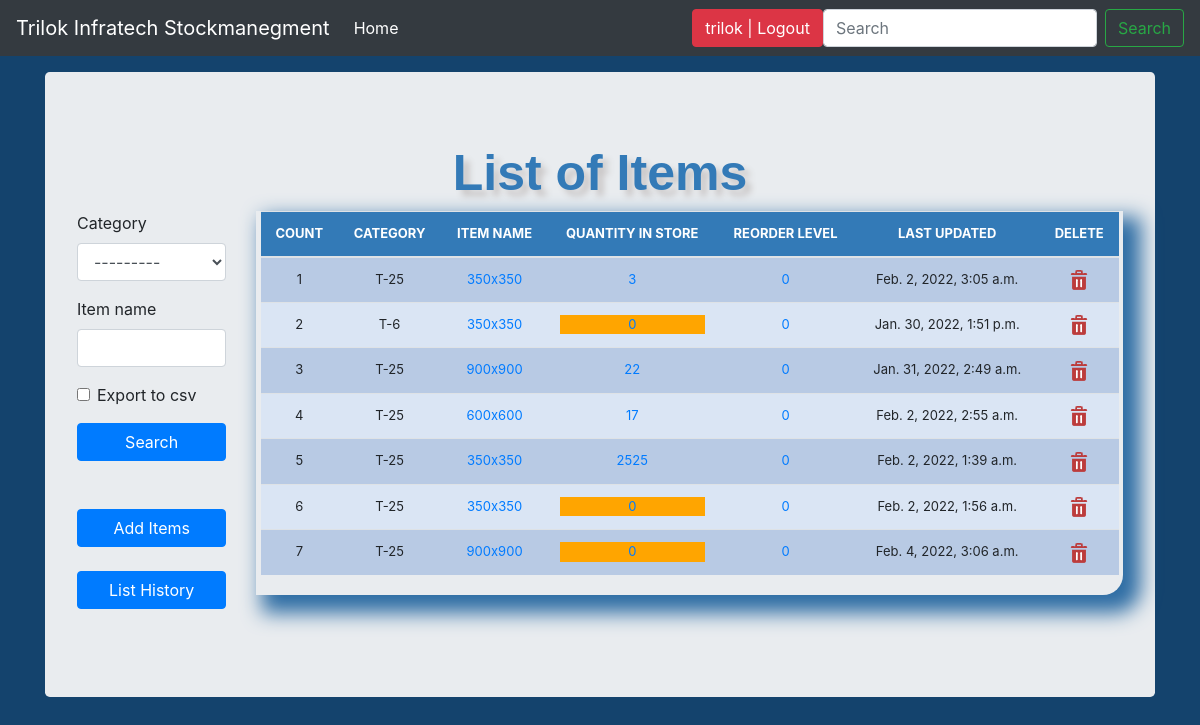
The app's page /list_items/ (signed in) with its own data.
### stockmgmt/models.py (models this page shows, shortened)
class Stock(models.Model):
	category = models.CharField(max_length=50, blank=True, null=True, choices=category_choice)
	item_name = models.CharField(max_length=50, blank=True, null=True)
	quantity = models.IntegerField(default='0', blank=True, null=True)
	receive_quantity = models.IntegerField(default='0', blank=True, null=True)
	receive_by = models.CharField(max_length=50, blank=True, null=True)
	issue_quantity = models.IntegerField(default='0', blank=True, null=True)
	issue_by = models.CharField(max_length=50, blank=True, null=True)
	issue_to = models.CharField(max_length=50, blank=True, null=True)
	phone_number = models.CharField(max_length=50, blank=True, null=True)
	created_by = models.CharField(max_length=50, blank=True, null=True)
	reorder_level = models.IntegerField(default='0', blank=True, null=True)
	last_updated = models.DateTimeField(auto_now_add=False, auto_now=True)
	timestamp = models.DateTimeField(auto_now_add=True, auto_now=False)
	export_to_CSV = models.BooleanField(default=False)

### stockmgmt/views.py (the view, shortened to what this page needs)
# urls.py: path('list_items/', views.list_items, name='list_items'),
@login_required
def list_items(request):
	header = 'List of Items'
	form = StockSearchForm(request.POST or None)
	queryset = Stock.objects.all()
	context = {
		"header": header,
		"queryset": queryset,
		"form": form,
	}
	return render(request, "list_items.html", context)

### stockmgmt/forms.py
class StockSearchForm(forms.ModelForm):
	export_to_CSV = forms.BooleanField(required=False)
	class Meta:
		model = Stock
		fields = ['category', 'item_name']

### stockmgmt/templates/list_items.html (shortened to what this page needs)
{% load static %}
{% load crispy_forms_tags %}
<!DOCTYPE html>
<html lang="en">
<head>
    <link rel="stylesheet" href="https://cdn.jsdelivr.net/npm/bootstrap@4.5.3/dist/css/bootstrap.min.css"
>
    <link href="{% static 'css/stylesheet.css' %}" rel="stylesheet">
    <link href="navbar-top-fixed.css" rel="stylesheet">
</head>
<body>
    {% include 'navbar.html' %}
    <main role="main" class="container">
        <div class="jumbotron">
            <div class="header">{{header}}</div>
            <div class="row">
                <div class="col-sm-2">
                    <form method="Post" action=''>{% csrf_token %}
                        {{form|crispy}}
                        <input class="btn btn-primary mybutton" type="submit" value='Search'>
                    </form>
                    <br><br>
                    <a href="/add_items">
                        <div class="btn btn-primary mybutton">Add Items</div>
                    </a><br><br>
                    <a href="/list_history">
                        <div class="btn btn-primary mybutton">List History</div>
                    </a><br>
                    <br>
                </div>
                <br>
                <div class="col-sm-10">
                    <div class="display_table">
                        <table class='table'>
                            <thead>
                                <tr>
                                    <th>COUNT</th>
                                    <th>CATEGORY</th>
                                    <th>ITEM NAME</th>
                                    <th>QUANTITY IN STORE</th>
                                    <th>REORDER LEVEL</th>
                                    <th>LAST UPDATED</th>
                                    <th>DELETE</th>
                                </tr>
                            </thead>
                            {% for instance in queryset %}
                            <tr>
                                <td>{{forloop.counter}}</td>
                                <td>{{instance.category}}</td>
                                <td><a href="{% url 'update_items' instance.id %}">{{instance.item_name}}</a></td>
                                <td>
                                    {% if instance.quantity <= instance.reorder_level %} <div
                                        style="background-color: orange;">
                                        <a href="{% url 'stock_detail' instance.id %}">{{instance.quantity}}</a>
                    </div>
                    {% else %}
                    <a href="{% url 'stock_detail' instance.id %}">{{instance.quantity}}</a>
                    {% endif %}
                    </td>
                    <td><a href="{% url 'reorder_level' instance.id %}">{{instance.reorder_level}}</a></td>
                    <td>{{instance.last_updated}}</td>
                    <td><a href="{% url 'delete_items' instance.id %}"><img src="{% static 'img/de.png' %}"> </a></td>
                    </tr>
                    {% endfor %}
                    </table>
                </div>
            </div>
        </div>
        </div>
    </main>
</body>
</html>

### stockmgmt/templates/navbar.html (shortened to what this page needs)
<nav class="navbar navbar-expand-md navbar-dark fixed-top bg-dark">
    <a class="navbar-brand" href="/">Trilok Infratech Stockmanegment</a>
    <div class="collapse navbar-collapse" id="navbarCollapse">
        <ul class="navbar-nav mr-auto">
            {% if request.user.is_authenticated %}
            <li class="nav-item active">
                <a class="nav-link" href="/">Home <span class="sr-only">(current)</span></a>
            </li>
            {% endif %}
        </ul>
        <ul class="navbar-nav">
            {% if request.user.is_authenticated %}
            <li><a href="/accounts/logout"><button class="btn btn-danger">{{ user }} | Logout</button></a></li>
            {% else %}
            <li><a href="/accounts/login"><button class="btn btn-danger">Login</button></a></li>
            {% endif %}
        </ul>
        {% if request.user.is_authenticated %}
        <form method='get' action="/search/" class="form-inline mt-2 mt-md-0">
            <input class="form-control mr-sm-2" type="text" placeholder="Search" aria-label="Search"  name="search" id="search">
            <button class="btn btn-outline-success my-2 my-sm-0" type="submit">Search</button>
        </form>
        {% endif %}
    </div>
</nav>

### stockmgmt/static/css/stylesheet.css (style rules this page uses)
.table { font-size: 13px; text-align: center; width: 99%; margin: auto; text-align: center; }
.table tr:nth-child(odd) { background: #B8CAE4 }
.table tr:nth-child(even) { background: #dae5f4 }
th { background-color: #337ab7; color: white; }
.display_table { border-bottom-right-radius: 20px; padding-left: 0px; padding-right: 0px; padding-bottom: 20px; box-shadow: 12px 12px 20px 6px #2e6da4; }
.header { font-family: helvetica; color: #337ab7; font-size: 50px; text-align: center; width: 100%; text-shadow: 6px 6px 6px #c9c6c6; display: block; font-weight: bolder; }

### stockmgmt/static/css/navbar-top-fixed.css (style rules this page uses)
body { min-height: 75rem; padding-top: 4.5rem; }

### stockmgmt/templates/list_items.html (style rules this page uses)
.mybutton { width: 100%; }

### records on screen
Stock: category "T-25", item_name "350x350", quantity "3", reorder_level "0", last_updated "Feb. 2, 2022, 3:05 a.m."
Stock: category "T-6", item_name "350x350", quantity "0", reorder_level "0", last_updated "Jan. 30, 2022, 1:51 p.m."
Stock: category "T-25", item_name "900x900", quantity "22", reorder_level "0", last_updated "Jan. 31, 2022, 2:49 a.m."
Stock: category "T-25", item_name "600x600", quantity "17", reorder_level "0", last_updated "Feb. 2, 2022, 2:55 a.m."
Stock: category "T-25", item_name "350x350", quantity "2525", reorder_level "0", last_updated "Feb. 2, 2022, 1:39 a.m."
Stock: category "T-25", item_name "350x350", quantity "0", reorder_level "0", last_updated "Feb. 2, 2022, 1:56 a.m."
Stock: category "T-25", item_name "900x900", quantity "0", reorder_level "0", last_updated "Feb. 4, 2022, 3:06 a.m."

### other values on screen
{{ user }} "trilok"
{{ header }} "List of Items"
